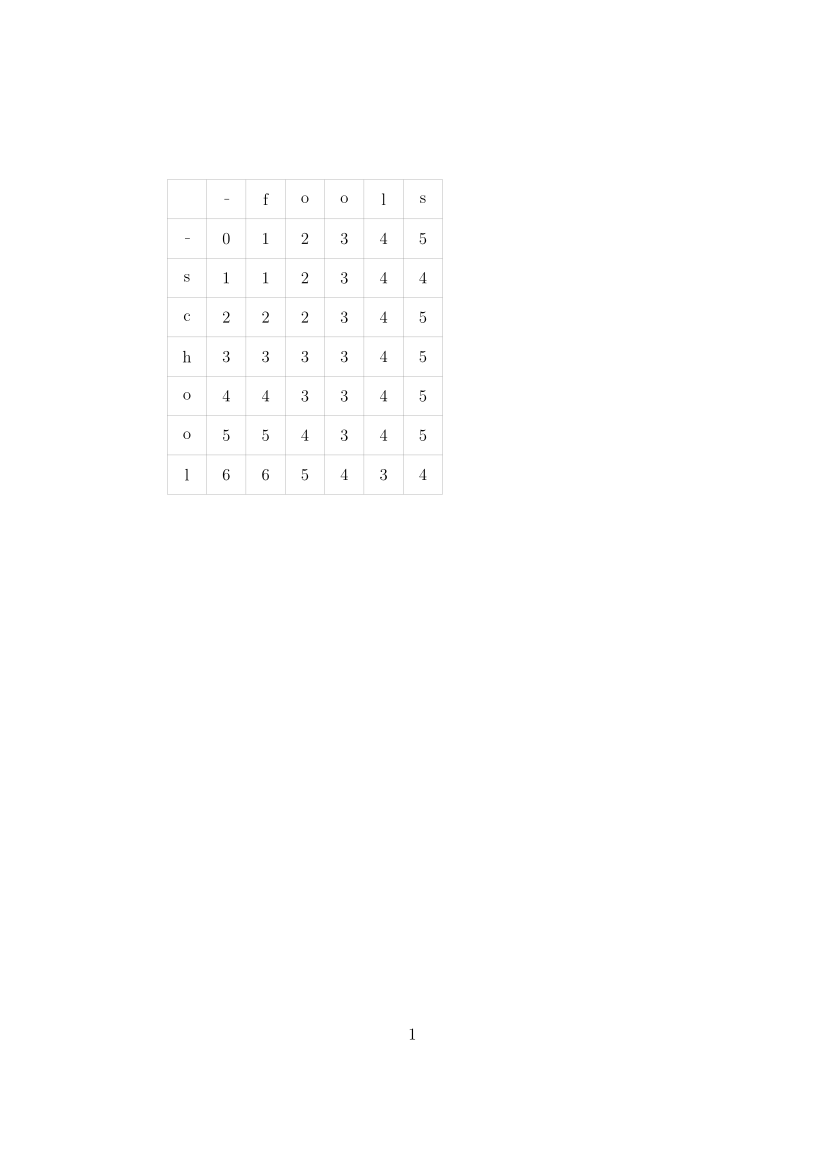

Python code for this plot:
import numpy as np
import matplotlib.pyplot as plt
import subprocess

def backtrace(backpointers, node, involved):
    optimal = False
    for P in backpointers[node]:
        if backtrace(backpointers, (P[0], P[1]), involved):
            P[2] = True
            optimal = True
            involved[node[0], node[1]] = 1
    if node[0] == 0 and node[1] == 0:
        print(node)
        return True #Reached the beginning
    return optimal

def LevDist(a, b):
    #Third element in backpointers stores whether this is part
    #of an optimal path
    M = len(a)
    N = len(b)
    D = np.zeros((M+1, N+1))
    D[:, 0] = np.arange(M+1)
    D[0, :] = np.arange(N+1)
    backpointers = {}
    for i in range(0, M+1):
        for j in range(0, N+1):
            backpointers[(i, j)] = []
    for i in range(0, M):
        backpointers[(i+1, 0)].append([i, 0, False])
    for j in range(0, N):
        backpointers[(0, j+1)].append([0, j, False])
    for i in range(1, M+1):
        for j in range(1, N+1):
            delt = 1
            if a[i-1] == b[j-1]:
                delt = 0
            dul = delt + D[i-1, j-1]
            dl = 1 + D[i, j-1]
            du = 1 + D[i-1, j]
            D[i, j] = min(min(dul, dl), du)
            if dul == D[i, j]:
                backpointers[(i, j)].append([i-1, j-1, False])
            if dl == D[i, j]:
                backpointers[(i, j)].append([i, j-1, False])
            if du == D[i, j]:
                backpointers[(i, j)].append([i-1, j, False])
    involved = np.zeros((M+1, N+1))
    backtrace(backpointers, (M, N), involved) #Recursive backtrace from the end
    return (D, backpointers)


def writeChar(fout, i, j, c, bold = False):
    if bold:
        fout.write("\\node at (%g, %g) {\\textbf{%s}};\n"%(j+0.5, i+0.5, c))
    else:
        fout.write("\\node at (%g, %g) {%s};\n"%(j+0.5, i+0.5, c))

def drawPointers(fout, backpointers, M, N):
    for idx in backpointers:
        for P in backpointers[idx]:
            color = 'black'
            if P[2]:
                color = 'red'
            s = [idx[1]+1.4, M-idx[0]+0.8]
            if idx[0]-P[0] == 0: #Left arrow
                fout.write("\\draw [thick, ->, %s] (%g, %g) -- (%g, %g);\n"%(color, s[0], s[1], P[1]+1.6, s[1]))
            elif idx[1]-P[1] == 0: #Up arrow
                fout.write("\\draw [thick, ->, %s] (%g, %g) -- (%g, %g);\n"%(color, s[0], s[1], s[0], M-P[0]+0.2))
            else: #Diagonal Arrow
                fout.write("\\draw [thick, ->, %s] (%g, %g) -- (%g, %g);\n"%(color, s[0], s[1], P[1]+1.6, M-P[0]+0.2))

def drawAllPointers(fout, M, N):
    for i in range(1, M+1):
        for j in range(1, N+1):
            color = 'black'
            s = [j+1.4, M-i+0.8]
            #Left arrow
            fout.write("\\draw [thick, ->, %s] (%g, %g) -- (%g, %g);\n"%(color, s[0], s[1], j-1+1.6, s[1]))
            #Up arrow
            fout.write("\\draw [thick, ->, %s] (%g, %g) -- (%g, %g);\n"%(color, s[0], s[1], s[0], M-(i-1)+0.2))
            #Diagonal Arrow
            fout.write("\\draw [thick, ->, %s] (%g, %g) -- (%g, %g);\n"%(color, s[0], s[1], j-1+1.6, M-(i-1)+0.2))


def LevenshteinExample(a, b, doPointers = False, doAllPointers = False):
    #Make Levenshtein Example
    M = len(a)
    N = len(b)
    (D, backpointers) = LevDist(a, b)
    fout = open("levfig.tex", "w")
    fout.write("\\documentclass[12pt,oneside,a4paper]{article}")
    fout.write("\\usepackage{tikz}")
    fout.write("\\begin{document}")
    fout.write("\\begin{tikzpicture}")
    fout.write("\\draw [help lines] (0, 0) grid (%i,%i);\n"%(N+2, M+2))
    
    writeChar(fout, M, 0, '\\_')
    for i in range(M):
        writeChar(fout, M-(i+1), 0, a[i])
        
    writeChar(fout, M+1, 1, '\\_')
    for j in range(N):
        writeChar(fout, M+1, j+2, b[j])
    
    for i in range(M+1):
        for j in range(N+1):
            if i == M and j == N:
                continue
            writeChar(fout, M-i, j+1, int(D[i, j]))
    writeChar(fout, 0, N+1, int(D[-1, -1]))
    
    if doPointers:
        drawPointers(fout, backpointers, M, N)
    elif doAllPointers:
        drawAllPointers(fout, M, N)
    fout.write("\\end{tikzpicture}")
    fout.write("\\end{document}")
    fout.close()

    subprocess.call(["pdflatex", "levfig.tex"])


if __name__ == '__main__':
    LevenshteinExample("school", "fools", doPointers=False)
    #s = "razmataz"
    #s2 = s[::-1]
    #LevenshteinExample(s, s2, doPointers=True)
